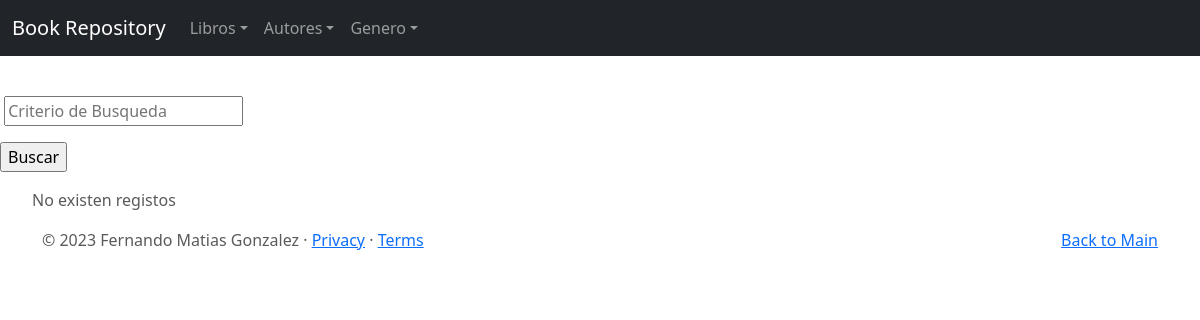
Page /genero/list on the earlier database version.
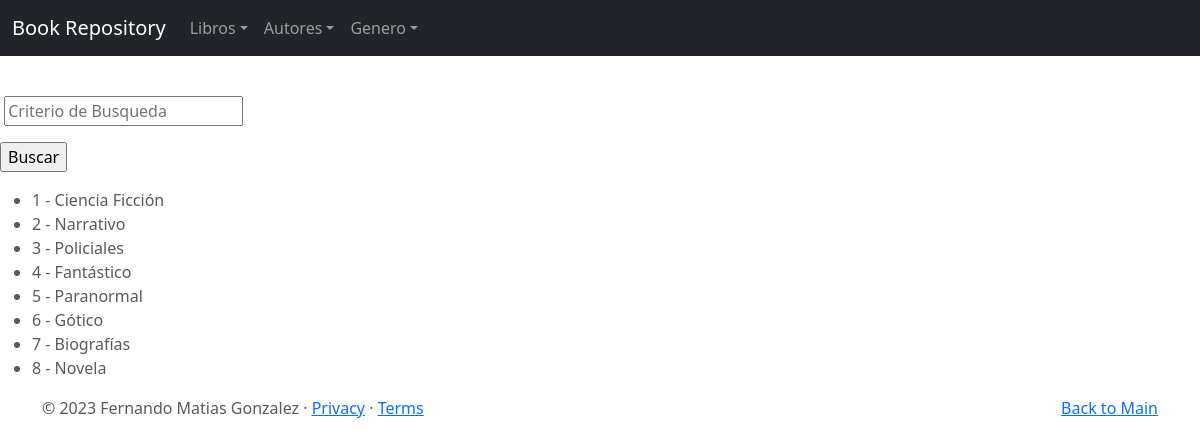
Same page on the later database version.
### nueva_entrega/models.py (models this page shows)
class Genero(models.Model):
    genero = models.CharField(max_length=100)
    def __str__(self):
        return f"{self.id} - {self.genero}"

### nueva_entrega/views.py (the view)
# urls.py: path('genero/list', GeneroList.as_view(), name="genero-list"),
class GeneroList(ListView):
    model = Genero
    def get_queryset(self):
        criterio = self.request.GET.get('criterio')
        if criterio:
            book = Genero.objects.filter(genero__icontains=criterio)
        else:
            book = Genero.objects.all()
        return book

### nueva_entrega/templates/nueva_entrega/genero_list.html (shortened to what this page needs)
{% extends "nueva_entrega/base.html" %}
{% block main %}
<br>
<form action="?" method="GET">
    <p>
        <input type="text" name="criterio" value= "{{ request.get.criterio }}" maxlength="100" required="" id="" placeholder="Criterio de Busqueda">
      </p>
      <p>
        <input type="submit" value="Buscar">
      </p>
</form>
    <ul>
    {% for genero in object_list  %}
    <li>
        {{genero}}
    </li>
    {% empty %}
    No existen registos
    {% endfor %}
    </ul>
{% endblock %}

### nueva_entrega/templates/nueva_entrega/base.html (shortened to what this page needs)
<!DOCTYPE html>
<html lang="en">
<head>
    {% load static %}
<link href="{% static 'nueva_entrega/css/bootstrap.min.css' %}" rel="stylesheet">
    <link href="{% static 'nueva_entrega/css/carousel.css' %}" rel="stylesheet">
</head>
  <body>
    <header>
      <nav class="navbar navbar-expand-md navbar-dark fixed-top bg-dark">
        <div class="container-fluid">
          <a class="navbar-brand" href="{% url 'index' %}">Book Repository</a>
          <div class="collapse navbar-collapse" id="navbarCollapse">
            <ul class="navbar-nav me-auto mb-2 mb-md-0">
              <li class="nav-item">
                <li class="nav-item dropdown">
                    <a class="nav-link dropdown-toggle" data-bs-toggle="dropdown" href="#" role="button" aria-expanded="false">Libros</a>
                </li>
              <li class="nav-item dropdown">
                <a class="nav-link dropdown-toggle" data-bs-toggle="dropdown" href="#" role="button" aria-expanded="false">Autores</a>
              </li>
              <li class="nav-item dropdown">
                <a class="nav-link dropdown-toggle" data-bs-toggle="dropdown" href="#" role="button" aria-expanded="false">Genero</a>
            </li>
            </ul>
          </div>
        </div>
      </nav>
    </header>
    {% block main %}{% endblock %}
  <footer class="container">
    <p class="float-end"><a href="{% url 'index' %}">Back to Main</a></p>
    <p>© 2023 Fernando Matias Gonzalez · <a href="#">Privacy</a> · <a href="#">Terms</a></p>
  </footer>
  </body>
</html>

### nueva_entrega/static/nueva_entrega/css/carousel.css (style rules this page uses)
body { padding-top: 3rem; padding-bottom: 3rem; color: #5a5a5a; }

Differences in the rows shown:
added Genero: id+genero "1 - Ciencia Ficción"
added Genero: id+genero "2 - Narrativo"
added Genero: id+genero "3 - Policiales"
added Genero: id+genero "4 - Fantástico"
added Genero: id+genero "5 - Paranormal"
added Genero: id+genero "6 - Gótico"
added Genero: id+genero "7 - Biografías"
added Genero: id+genero "8 - Novela"
Other differences:
text no longer shown: "No existen registos"
